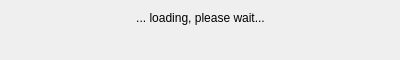
<?xml version="1.0" encoding="UTF-8"?>
<ui version="4.0">
 <class>Form</class>
 <widget class="QWidget" name="Form">
  <property name="windowModality">
   <enum>Qt::WindowModal</enum>
  </property>
  <property name="geometry">
   <rect>
    <x>0</x>
    <y>0</y>
    <width>400</width>
    <height>60</height>
   </rect>
  </property>
  <property name="minimumSize">
   <size>
    <width>400</width>
    <height>60</height>
   </size>
  </property>
  <property name="maximumSize">
   <size>
    <width>400</width>
    <height>50</height>
   </size>
  </property>
  <property name="windowTitle">
   <string>Form</string>
  </property>
  <property name="autoFillBackground">
   <bool>false</bool>
  </property>
  <widget class="QLabel" name="label">
   <property name="geometry">
    <rect>
     <x>30</x>
     <y>10</y>
     <width>341</width>
     <height>16</height>
    </rect>
   </property>
   <property name="text">
    <string>... loading, please wait...</string>
   </property>
   <property name="alignment">
    <set>Qt::AlignCenter</set>
   </property>
  </widget>
  <widget class="QProgressBar" name="progressBar">
   <property name="geometry">
    <rect>
     <x>50</x>
     <y>30</y>
     <width>0</width>
     <height>20</height>
    </rect>
   </property>
   <property name="maximum">
    <number>0</number>
   </property>
   <property name="value">
    <number>0</number>
   </property>
  </widget>
 </widget>
 <resources/>
 <connections/>
</ui>
